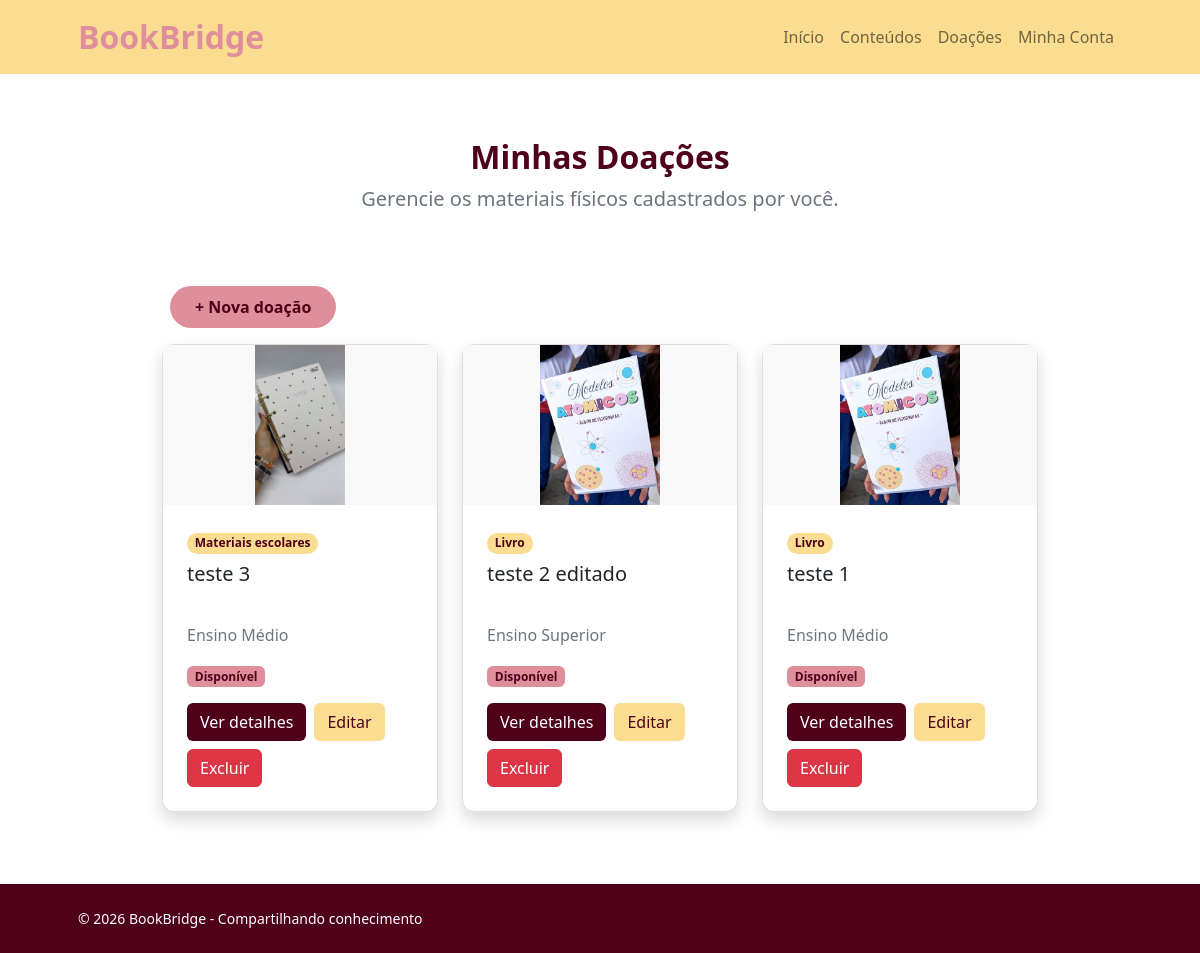
/minhas-doacoes.php (signed in), run on the app's committed database.
### tables this page shows
CREATE TABLE `materiais` (
  `id` int NOT NULL AUTO_INCREMENT,
  `id_usuario` int NOT NULL,
  `nome_material` varchar(150) NOT NULL,
  `categoria` varchar(50) NOT NULL,
  `area` varchar(100) DEFAULT NULL,
  `estado` char(2) DEFAULT NULL,
  `nivel` varchar(50) NOT NULL,
  `descricao` text NOT NULL,
  `imagem` varchar(255) DEFAULT NULL,
  `status` varchar(30) NOT NULL DEFAULT 'Disponível',
  `data_cadastro` timestamp NULL DEFAULT CURRENT_TIMESTAMP,
  PRIMARY KEY (`id`),
  KEY `id_usuario` (`id_usuario`),
  CONSTRAINT `materiais_ibfk_1` FOREIGN KEY (`id_usuario`) REFERENCES `usuarios` (`id`)
);

### minhas-doacoes.php (the view, shortened to what this page needs)
<?php
require_once "conecta.php";
$id_usuario = $_SESSION["id_usuario"];
$sql = "SELECT id, nome_material, categoria, nivel, descricao, imagem, status
        FROM materiais
        WHERE id_usuario = ?
        ORDER BY id DESC";
$stmt = mysqli_prepare($conn, $sql);
mysqli_stmt_bind_param($stmt, "i", $id_usuario);
mysqli_stmt_execute($stmt);
$resultado = mysqli_stmt_get_result($stmt);
?>
<!DOCTYPE html>
<html lang="pt-BR">
<head>
    <link href="https://cdn.jsdelivr.net/npm/bootstrap-icons@1.5.0/font/bootstrap-icons.css" rel="stylesheet" />
    <link href="css/styles.css" rel="stylesheet">
    <link href="css/bookbridge.css" rel="stylesheet">
</head>
<body class="d-flex flex-column min-vh-100">
    <main class="d-flex flex-column flex-grow-1">
        <nav class="navbar navbar-expand-lg navbar-light" style="background-color:#FBDD91;">
            <div class="container px-5">
                <a class="navbar-brand fs-2 fw-bold" href="index.php" style="color:#DF8F9C;">BookBridge</a>
                <div class="collapse navbar-collapse" id="navbarSupportedContent">
                    <ul class="navbar-nav ms-auto mb-2 mb-lg-0">
                        <li class="nav-item"><a class="nav-link" href="index.php">Início</a></li>
                        <li class="nav-item"><a class="nav-link" href="conteudos.php">Conteúdos</a></li>
                        <li class="nav-item"><a class="nav-link" href="materiais.php">Doações</a></li>
                        <li class="nav-item"><a class="nav-link" href="minha-conta.php">Minha Conta</a></li>
                    </ul>
                </div>
            </div>
        </nav>
        <section class="py-5 flex-grow-1">
            <div class="container px-5 my-3">
                <div class="row gx-5 justify-content-center">
                    <div class="col-12">
                        <div class="text-center">
                            <h2 class="fw-bolder" style="color:#4E0119;">
                                Minhas Doações
                            </h2>
                            <p class="lead fw-normal text-muted mb-5">
                                Gerencie os materiais físicos cadastrados por você.
                            </p>
                        </div>
                    </div>
                </div>
            </div>
            <div class="text-start mt-3" style="margin-left: 170px;">
                <a href="doar-material.html" class="btn px-4 py-2 rounded-pill fw-bold mt-2"
                    style="background-color:#DF8F9C; color:#4E0119;">
                    + Nova doação
                </a>
            </div>
            <div class="row gx-4 justify-content-center mt-3"
    style="width: 100%; max-width: 1700px; margin: 1rem auto 0;">
    <?php if (mysqli_num_rows($resultado) > 0) { ?>
    <?php while ($material = mysqli_fetch_array($resultado)) { ?>
        <div class="col-lg-3 col-md-6 mb-4 d-flex justify-content-center">
            <div class="card shadow border-0">
                <?php if ($material["imagem"] != null) { ?>
                    <img class="card-img-top imagem-material"
                        src="<?php echo htmlspecialchars($material["imagem"]); ?>"
                        alt="<?php echo htmlspecialchars($material["nome_material"]); ?>">
                <?php } ?>
                <div class="card-body p-4">
                    <div class="badge rounded-pill mb-2"
                        style="background-color:#FBDD91; color:#4E0119;">
                        <?php echo htmlspecialchars($material["categoria"]); ?>
                    </div>
                    <h5 class="card-title mb-3">
                        <?php echo htmlspecialchars($material["nome_material"]); ?>
                    </h5>
                    <p class="text-muted mb-3">
                        <?php echo htmlspecialchars($material["nivel"]); ?>
                    </p>
                    <p class="mb-3">
                        <?php if ($material["status"] == "Disponível") { ?>
                            <span class="badge"
                                style="background-color:#DF8F9C; color:#4E0119;">
                                Disponível
                            </span>
                        <?php } ?>
                    </p>
<div class="d-flex flex-wrap gap-2 mt-3">
    <a href="material-detalhes.php?id=<?php echo $material["id"]; ?>"
        class="btn"
        style="background-color:#4E0119; color:white;">
        Ver detalhes
    </a>
    <a href="editar-material.php?id=<?php echo $material["id"]; ?>"
        class="btn"
        style="background-color:#FBDD91; color:#4E0119;">
        Editar
    </a>
    <button type="button"
        class="btn btn-danger"
        data-bs-toggle="modal"
        data-bs-target="#modalExcluirMaterial"
        data-id="<?php echo $material["id"]; ?>">
        Excluir
    </button>
</div>
                </div>
            </div>
        </div>
       <?php } ?>
    <?php } ?>
</div>
</main>
    <footer class="py-4 mt-auto" style="background-color:#4E0119;">
        <div class="container px-5">
            <div class="row align-items-center justify-content-between flex-column flex-sm-row">
                <div class="col-auto">
                    <div class="small m-0 text-white">© 2026 BookBridge - Compartilhando conhecimento</div>
                </div>
            </div>
        </div>
    </footer>
</body>
</html>

### css/bookbridge.css (style rules this page uses)
:root { --bb-vinho: #4E0119; --bb-rosa: #DF8F9C; --bb-amarelo: #FBDD91; --bb-creme: #FFF0B3; --bb-marrom: #6B5E54; }
.imagem-material { width: 100%; height: 160px; object-fit: contain; background-color: #f8f8f8; }
.card { width: 100%; max-width: 330px; border-radius: 12px; }
.card-body { padding: 20px; }
.card-title { min-height: 45px; }
.card.shadow.border-0 { border: 1px solid #E4DCD8 !important; }

### data on the page
materiais: imagem (picture), categoria "Materiais escolares", nome_material "teste 3", nivel "Ensino Médio", status "Disponível"
materiais: imagem (picture), categoria "Livro", nome_material "teste 2 editado", nivel "Ensino Superior", status "Disponível"
materiais: imagem (picture), categoria "Livro", nome_material "teste 1", nivel "Ensino Médio", status "Disponível"
